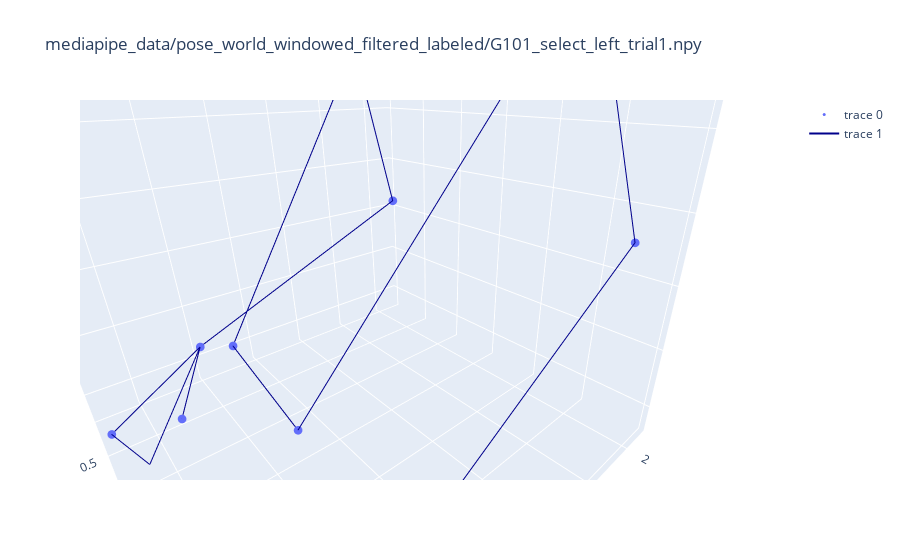

Notebook code for this chart:
### Markdown cell above
Transformed

### Code cell
transform = T.Compose([
    transforms.FilterIndex(to_keep),
    transforms.NumpyToTensor(device=device),
    transforms.NormalizePoints(dim=1),
    transforms.NormalRandom(std=0.1)
])

points = np.copy(data[frame, :-1])
points = transform(points[None, ...]).reshape(-1, 3)

scatters = get_skeleton_data(points)
vis_data(scatters, file_path)

### Figure 1 — Plotly figure (JSON) as saved in the notebook; plotly's stock layout.template omitted (floating-point values rounded to 4 significant figures)
{"data": [{"marker": {"size": 3}, "mode": "markers", "type": "scatter3d", "x": [1.491, -0.4251, 1.726, -0.5292, 1.666, -0.7501, 1.558, -0.5533, 1.382, -0.2057, 1.254, -0.2835, 1.009, -0.001995], "y": [-2.371, -1.982, -0.7445, -0.6922, 0.3528, 0.2595, 0.6071, 0.6004, 0.4143, 0.7308, 0.4522, 0.5307, 0.0005359, -0.06785], "z": [1.656, 1.491, 2.218, 1.896, 0.5806, -0.007875, -0.1112, -0.7585, -0.273, -0.6232, 0.1725, -0.3445, -0.01865, 0.03152]}, {"line": {"color": "darkblue", "width": 2}, "marker": {"size": 1}, "mode": "lines", "type": "scatter3d", "x": [-0.4251, 1.491, 1.009, -0.001995, -0.4251, null, -0.4251, -0.5292, -0.7501, null, 1.491, 1.726, 1.666, null, -0.2835, -0.7501, -0.5533, -0.2057, -0.7501, null, 1.254, 1.666, 1.558, 1.382, 1.666, null], "y": [-1.982, -2.371, 0.0005359, -0.06785, -1.982, null, -1.982, -0.6922, 0.2595, null, -2.371, -0.7445, 0.3528, null, 0.5307, 0.2595, 0.6004, 0.7308, 0.2595, null, 0.4522, 0.3528, 0.6071, 0.4143, 0.3528, null], "z": [1.491, 1.656, -0.01865, 0.03152, 1.491, null, 1.491, 1.896, -0.007875, null, 1.656, 2.218, 0.5806, null, -0.3445, -0.007875, -0.7585, -0.6232, -0.007875, null, 0.1725, 0.5806, -0.1112, -0.273, 0.5806, null]}], "layout": {"scene": {"aspectratio": {"x": 1, "y": 1, "z": 1}, "camera": {"center": {"x": -0.8, "y": 0.7, "z": 1}, "eye": {"x": 0.8, "y": -0.3, "z": -0.5}, "up": {"x": 0, "y": -1, "z": 0}}, "xaxis": {"range": [-1.063, 2.039], "visible": true}, "yaxis": {"range": [-2.371, 0.7308], "visible": true}, "zaxis": {"range": [-0.8212, 2.281], "visible": true}}, "title": {"text": "mediapipe_data/pose_world_windowed_filtered_labeled/G101_select_left_trial1.npy"}}}
